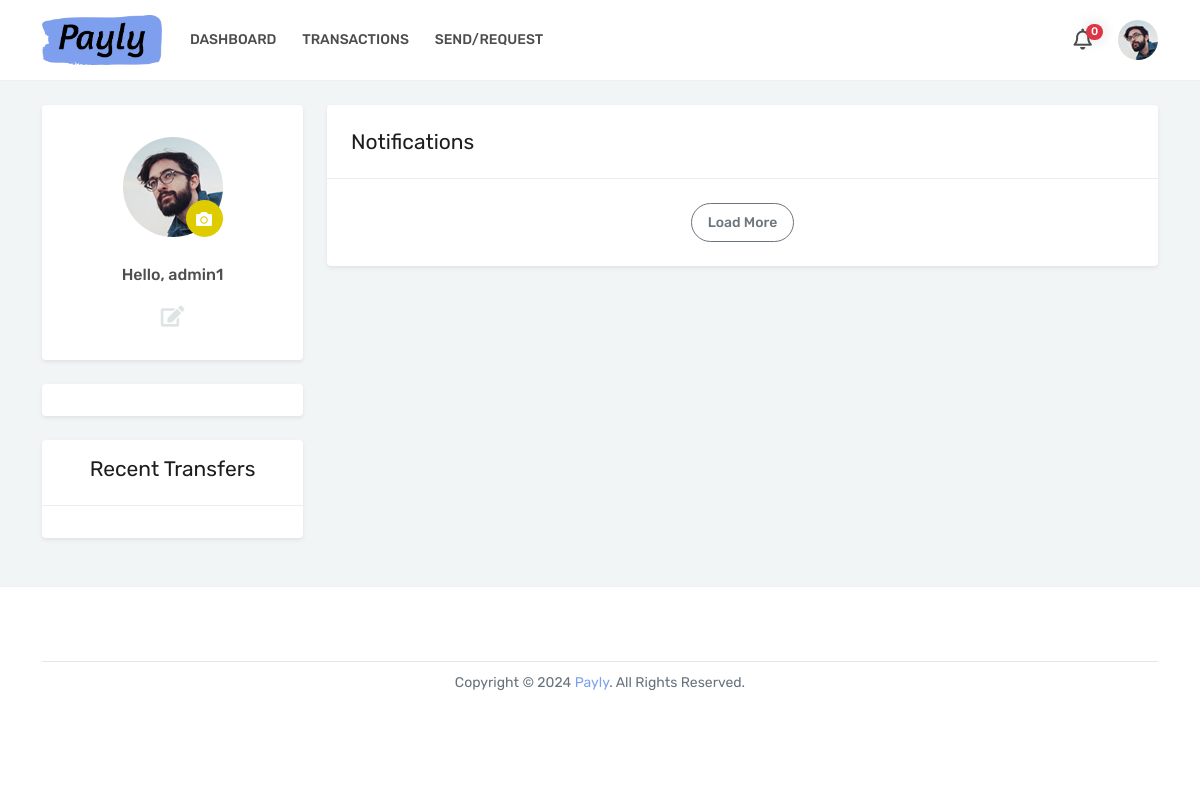
The app's page /webapps2024/notification/notification/ (signed in), older data.
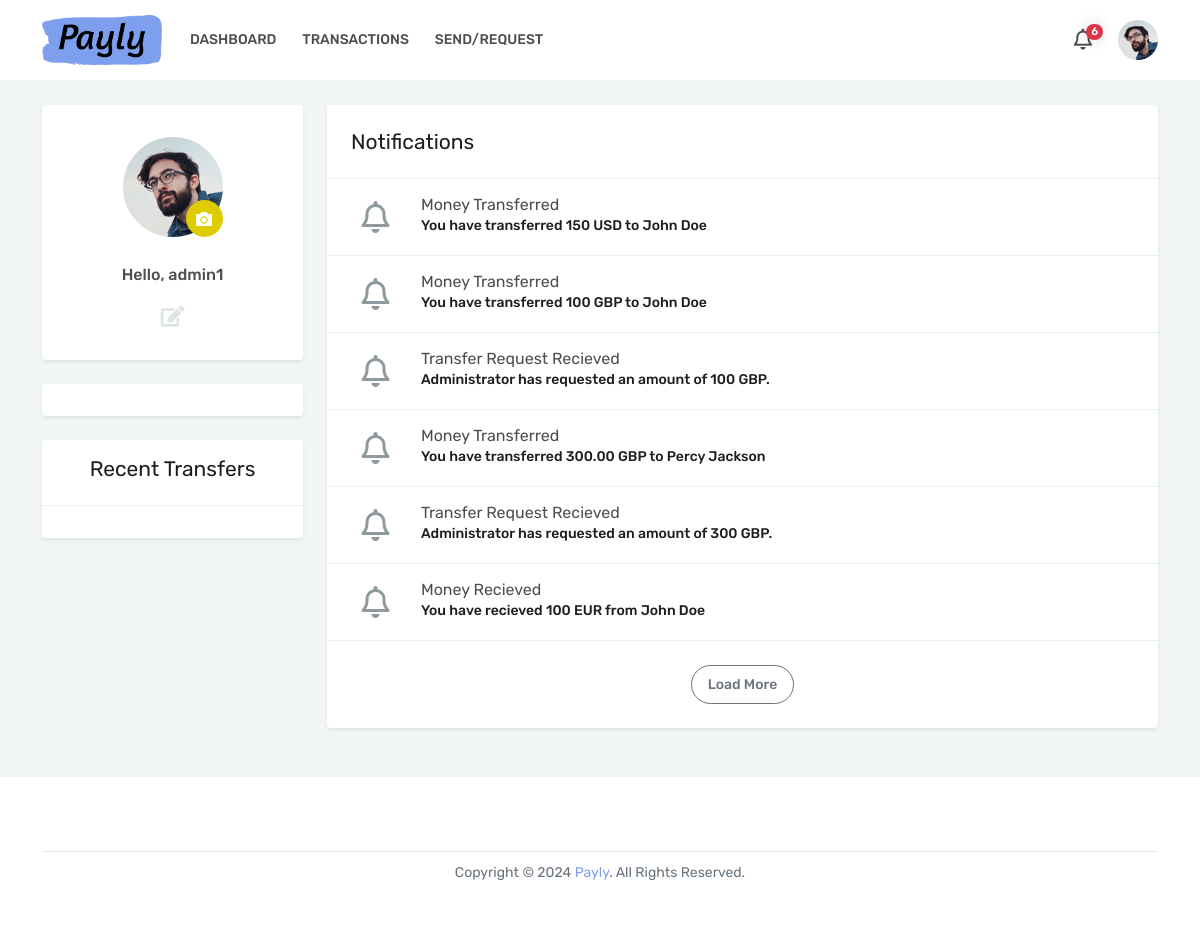
The same page, newer data.
### notificationapp/models.py (models this page shows)
class Notification(models.Model):
    nid = models.CharField(max_length=255)
    user = models.ForeignKey(User, on_delete=models.CASCADE, related_name='notification_user')
    type = models.CharField(max_length=10, choices=NotificationType.choices, default=NotificationType.INFO)
    datetime = models.DateTimeField(auto_now_add=False)
    seen = models.BooleanField(default=False)
    message = models.TextField(default="")
    title = models.TextField(default="")

### notificationapp/views.py (the view)
# urls.py: path('notification/', views.notification, name='notification'),
@login_required(login_url='login')
def notification(request):
    notifications = get_user_notifications(request.user.id, limit=10)
    context = {
        'notifications': notifications.all(),
        'count': len(notifications)
    }
    return render(request, 'notificationapp/layout/notification-detail.html', context)

### notificationapp/core/notifications.py (called while the page is built)
def get_user_notifications(userid: int, limit=100):
    limit = limit or 100
    notifications = Notification.objects.filter(
        Q(user_id__exact=userid)
    ).order_by('-datetime')[:limit]
    return notifications.all()

### templates/notificationapp/layout/notification-detail.html (shortened to what this page needs)
{% extends 'main/layout/base.html' %}
{% load static %}
{% block content %}
<div id="content" class="py-4">
    <div class="container">
        <div class="row">
            {% include 'main/layout/sidebar.html' %}
            <div class="col-lg-9" >
                <div class="bg-white shadow-sm rounded py-4 mb-4">
                    <h3 class="text-5 fw-400 px-4 mb-4">Notifications</h3>
                    <hr class="mb-0">
                    <div class="notifications-list">
                        {% for notif in notifications %}
                        <div class="notifications-item px-4 py-3">
                            <div class="row align-items-center flex-row">
                                <div class="col-2 col-sm-1 text-center text-8 icon-bell"><i class="far fa-bell"></i></div>
                                <div class="col col-sm-10">
                                    <h4 class="text-3 mb-1">{{notif.title}}</h4>
                                    <h5 class="text-2 mb-1">{{notif.message}}</h5>
                                     </div>
                            </div>
                        </div>
                        {% endfor %}
                        <div class="text-center mt-4"> <a class="btn btn-sm btn-outline-secondary shadow-none" href="#">Load More</a> </div>
                    </div>
                </div>
            </div>
        </div>
    </div>
</div>
{% endblock %}

### templates/main/layout/base.html (shortened to what this page needs)
<!DOCTYPE html>
{% load static %}
<html lang="en">
<head>
  <link rel="stylesheet" href="https://cdnjs.cloudflare.com/ajax/libs/currency-flags/1.3.0/currency-flags.min.css" />
  <link rel="stylesheet" type="text/css" href="{% static 'css/bootstrap.min.css' %}" />
  <link rel="stylesheet" type="text/css" href="{% static 'css/all.min.css' %}" />
  <link rel="stylesheet" type="text/css" href="{% static 'css/bootstrap-select.min.css' %}" />
  <link rel="stylesheet" type="text/css" href="{% static 'css/daterangepicker.css' %}" />
  <link rel="stylesheet" type="text/css" href="{% static 'css/style.css' %}" />
  <link rel="stylesheet" href="{% static 'css/common.css' %}">
  <link rel="stylesheet" href="{% static 'css/main.css' %}">
</head>
<body>
<div id="main-wrapper">
  <header id="header">
    <div class="container">
      {% include 'main/layout/navbar.html' with count=count %}
    </div>
  </header>
  {% block content %}
  {% endblock %}
  <footer id="footer">
    <div class="container">
      <div class="footer-copyright pt-3 pt-lg-2 mt-2">
        <div class="row">
          <div class="col-lg">
            <p class="text-center mb-2 mb-lg-0">Copyright &copy; 2024 <a href="#">Payly</a>. All Rights Reserved.</p>
          </div>
        </div>
      </div>
    </div>
  </footer>
</div>
</body>
</html>

### templates/main/layout/navbar.html (shortened to what this page needs)
{% load static %}
{% block navbar %}
<div class="header-row">
  <div class="header-column justify-content-start">
    <div class="logo me-3"> <a class="d-flex" href="#" title="Payly"><img src="{% static 'img/logo.png'%}" width="120" height="50" alt="Payly" /></a> </div>
    <nav class="primary-menu navbar navbar-expand-lg">
      <div id="header-nav" class="collapse navbar-collapse">
        {% with request.resolver_match.view_name as current_view %}
        <ul class="navbar-nav me-auto">
          <li {% if current_view == 'dashboard' %}class="active"{% endif %}>
          <a href="{% url 'dashboard' %}">Dashboard</a>
          </li>
          <li {% if current_view == 'transaction' %}class="active"{% endif %}>
          <a href="{% url 'transaction' %}">Transactions</a>
          </li>
          <li {% if current_view == 'send-money' %}class="active"{% endif %}>
          <a href="{% url 'send-money'%}">Send/Request</a>
          </li>
        </ul>
        {% endwith %}
      </div>
    </nav>
  </div>
  <div class="header-column justify-content-end">
    <nav class="login-signup navbar navbar-expand">
      <ul class="navbar-nav">
        <li class="dropdown notifications"> <a class="dropdown-toggle" href="#"><span class="text-5"><i class="far fa-bell"></i></span><span class="count">{{ count }}</span></a>
        </li>
        <li class="dropdown profile ms-2"> <a class="px-0 dropdown-toggle" href="#"><img class="rounded-circle" src="{% static 'img/profile.jpg'%}" alt=""></a>
        </li>
      </ul>
    </nav>
  </div>
</div>
{% endblock %}

### templates/main/layout/sidebar.html (shortened to what this page needs)
{% load static %}
{% load crispy_forms_tags %}
<aside class="col-lg-3">
    <div class="bg-white shadow-sm rounded text-center p-3 mb-4">
        <div class="profile-thumb mt-3 mb-4"> <img class="rounded-circle" src="{% static 'img/profile-pic.jpg'%}" alt="">
            <div class="profile-thumb-edit bg-primary text-white" data-bs-toggle="tooltip" title="Change Profile Picture"> <i class="fas fa-camera position-absolute"></i>
            </div>
        </div>
        <p class="text-3 fw-500 mb-2">Hello, {{ user.username }}</p>
        <p class="mb-2"><a href="{% url 'account' %}" class="text-5 text-light" data-bs-toggle="tooltip" title="Edit Profile"><i class="fas fa-edit"></i></a></p>
    </div>
    <div class="bg-white shadow-sm rounded text-center p-3 mb-4">
    </div>
    <div class="bg-white shadow-sm rounded text-center p-3 mb-4">
        <h3 class="text-5 fw-400 align-items-center mb-4">Recent Transfers</h3>
        <hr class="mx-n3">
    </div>
</aside>

### static/css/common.css (style rules this page uses)
:root { --bg-hover:#f2f2f2; }
html, body { height: 100%; }
body { background-color: white; }
.card, .btn, .btn-default,.card-header, .card-footer, .form-control, .input-group, .form-select,.modal, .modal-content,.modal-dialog { border-radius: 20px; overflow: hidden; }
.dropdown-toggle { cursor: pointer; }

Row changes from the older to the newer data that the page shows:
added Notification: title "Money Transferred", message "You have transferred 150 USD to John Doe"
added Notification: title "Money Transferred", message "You have transferred 100 GBP to John Doe"
added Notification: title "Transfer Request Recieved", message "Administrator has requested an amount of 100 GBP."
added Notification: title "Money Transferred", message "You have transferred 300.00 GBP to Percy Jackson"
added Notification: title "Transfer Request Recieved", message "Administrator has requested an amount of 300 GBP."
added Notification: title "Money Recieved", message "You have recieved 100 EUR from John Doe"
Text that changed along with them:
{{ count }}: "0" → "6"
